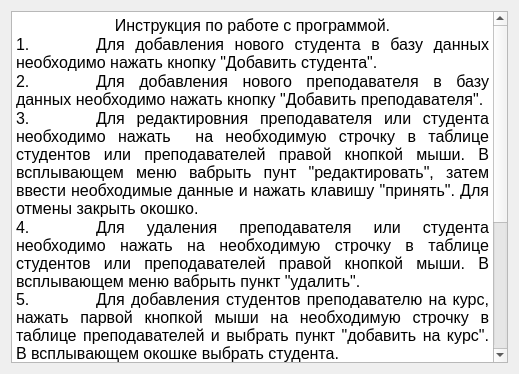
<?xml version="1.0" encoding="UTF-8"?>
<ui version="4.0">
 <class>info</class>
 <widget class="QDialog" name="info">
  <property name="geometry">
   <rect>
    <x>0</x>
    <y>0</y>
    <width>519</width>
    <height>374</height>
   </rect>
  </property>
  <property name="windowTitle">
   <string>Info</string>
  </property>
  <layout class="QVBoxLayout" name="verticalLayout">
   <item>
    <widget class="QTextEdit" name="textEdit">
     <property name="html">
      <string>&lt;!DOCTYPE HTML PUBLIC &quot;-//W3C//DTD HTML 4.0//EN&quot; &quot;http://www.w3.org/TR/REC-html40/strict.dtd&quot;&gt;
&lt;html&gt;&lt;head&gt;&lt;meta name=&quot;qrichtext&quot; content=&quot;1&quot; /&gt;&lt;style type=&quot;text/css&quot;&gt;
p, li { white-space: pre-wrap; }
&lt;/style&gt;&lt;/head&gt;&lt;body style=&quot; font-family:'MS Shell Dlg 2'; font-size:8.25pt; font-weight:400; font-style:normal;&quot;&gt;
&lt;p align=&quot;center&quot; style=&quot; margin-top:0px; margin-bottom:0px; margin-left:0px; margin-right:0px; -qt-block-indent:0; text-indent:0px;&quot;&gt;&lt;span style=&quot; font-size:12pt;&quot;&gt;Инструкция по работе с программой.&lt;/span&gt;&lt;/p&gt;
&lt;p align=&quot;justify&quot; style=&quot; margin-top:0px; margin-bottom:0px; margin-left:0px; margin-right:0px; -qt-block-indent:0; text-indent:0px;&quot;&gt;&lt;span style=&quot; font-size:12pt;&quot;&gt;1.	Для добавления нового студента в базу данных необходимо нажать кнопку &amp;quot;Добавить студента&amp;quot;.&lt;/span&gt;&lt;/p&gt;
&lt;p align=&quot;justify&quot; style=&quot; margin-top:0px; margin-bottom:0px; margin-left:0px; margin-right:0px; -qt-block-indent:0; text-indent:0px;&quot;&gt;&lt;span style=&quot; font-size:12pt;&quot;&gt;2.	Для добавления нового преподавателя в базу данных необходимо нажать кнопку &amp;quot;Добавить преподавателя&amp;quot;.&lt;/span&gt;&lt;/p&gt;
&lt;p align=&quot;justify&quot; style=&quot; margin-top:0px; margin-bottom:0px; margin-left:0px; margin-right:0px; -qt-block-indent:0; text-indent:0px;&quot;&gt;&lt;span style=&quot; font-size:12pt;&quot;&gt;3.	Для редактировния преподавателя или студента необходимо нажать  на необходимую строчку в таблице студентов или преподавателей правой кнопкой мыши. В всплывающем меню вабрыть пунт &amp;quot;редактировать&amp;quot;, затем ввести необходимые данные и нажать клавишу &amp;quot;принять&amp;quot;. Для отмены закрыть окошко.&lt;/span&gt;&lt;/p&gt;
&lt;p align=&quot;justify&quot; style=&quot; margin-top:0px; margin-bottom:0px; margin-left:0px; margin-right:0px; -qt-block-indent:0; text-indent:0px;&quot;&gt;&lt;span style=&quot; font-size:12pt;&quot;&gt;4.	Для удаления преподавателя или студента необходимо нажать на необходимую строчку в таблице студентов или преподавателей правой кнопкой мыши. В всплывающем меню вабрыть пункт &amp;quot;удалить&amp;quot;.&lt;br /&gt;5.	Для добавления студентов преподавателю на курс, нажать парвой кнопкой мыши на необходимую строчку в таблице преподавателей и выбрать пункт &amp;quot;добавить на курс&amp;quot;. В всплывающем окошке выбрать студента.&lt;/span&gt;&lt;/p&gt;
&lt;p align=&quot;justify&quot; style=&quot; margin-top:0px; margin-bottom:0px; margin-left:0px; margin-right:0px; -qt-block-indent:0; text-indent:0px;&quot;&gt;&lt;span style=&quot; font-size:12pt;&quot;&gt;6.	Для удаления студента с курса необходимо нажать на него правой кнопкой мыши в подчиненной таблице, в всплывающем меню выбрать пункт &amp;quot;удалить&amp;quot;.&lt;/span&gt;&lt;/p&gt;
&lt;p align=&quot;justify&quot; style=&quot; margin-top:0px; margin-bottom:0px; margin-left:0px; margin-right:0px; -qt-block-indent:0; text-indent:0px;&quot;&gt;&lt;span style=&quot; font-size:12pt;&quot;&gt;7.	Для отображения студентов обучающихся у педагога необходимо кликнуть по преподавателю 2 раза левой кнопкой мыши.&lt;/span&gt;&lt;/p&gt;
&lt;p align=&quot;justify&quot; style=&quot; margin-top:0px; margin-bottom:0px; margin-left:0px; margin-right:0px; -qt-block-indent:0; text-indent:0px;&quot;&gt;&lt;span style=&quot; font-size:12pt;&quot;&gt;8.	Для сохранения базы данных необходимо выбрать пункт &amp;quot;Сохранить&amp;quot; в всплывающем меню.&lt;/span&gt;&lt;/p&gt;
&lt;p align=&quot;justify&quot; style=&quot; margin-top:0px; margin-bottom:0px; margin-left:0px; margin-right:0px; -qt-block-indent:0; text-indent:0px;&quot;&gt;&lt;span style=&quot; font-size:12pt;&quot;&gt;9.	Для загрузки базы данных необходимо выбрать пункт &amp;quot;Загрузить&amp;quot; в всыплывающем меню.&lt;/span&gt;&lt;span style=&quot; font-size:12pt; color:#ff0000;&quot;&gt; Внимание, во время загрузки базы данных, текущая информация в таблицах удаляется.&lt;/span&gt;&lt;/p&gt;&lt;/body&gt;&lt;/html&gt;</string>
     </property>
    </widget>
   </item>
  </layout>
 </widget>
 <resources/>
 <connections/>
</ui>
